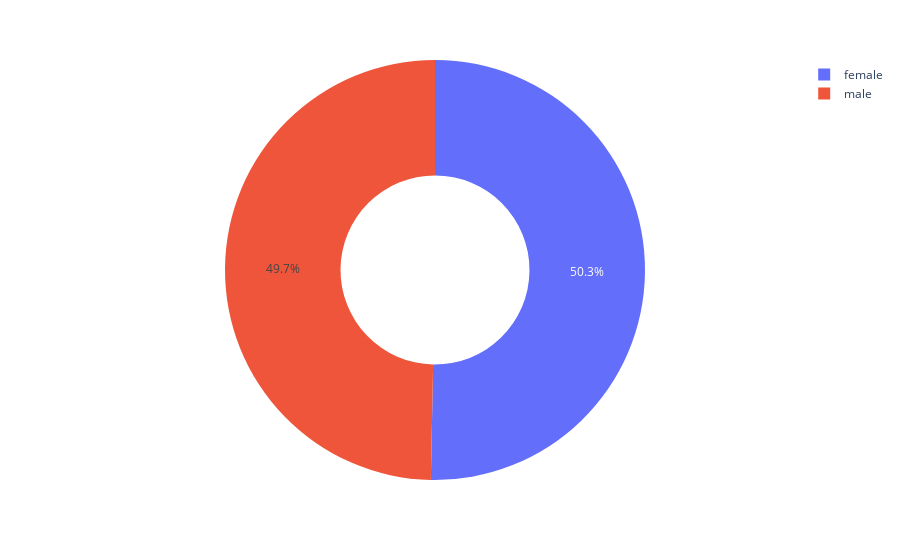

Here is the notebook cell this chart was saved with:
### Code cell
px.pie(data,names = "gender",values = "experiment_1",hole=0.45)

### Figure 1 — Plotly figure (JSON) as saved in the notebook; plotly's stock layout.template omitted (floating-point values rounded to 4 significant figures)
{"data": [{"domain": {"x": [0, 1], "y": [0, 1]}, "hole": 0.45, "hovertemplate": "gender=%{label}<br>experiment_1=%{value}<extra></extra>", "labels": ["male", "female", "male", "female", "male", "female", "male", "female", "male", "female", "male", "female", "male", "female", "male", "female", "male", "female", "male", "female", "male", "female", "male", "female", "male", "female", "male", "female", "male", "female", "male", "female", "male", "female", "male", "female", "male", "female", "male", "female", "male", "female", "male", "female", "male", "female", "male", "female", "male", "female", "male", "female", "male", "female", "male", "female", "male", "female", "male", "female", "male", "female", "male", "female", "male", "female", "male", "female", "male", "female", "male", "female", "male", "female", "male", "female", "male", "female", "male", "female", "male", "female", "male", "female", "male", "female", "male", "female", "male", "female", "male", "female", "male", "female", "male", "female", "male", "female", "male", "female"], "legendgroup": "", "name": "", "showlegend": true, "type": "pie", "values": [96.88, 87.3, 97.69, 103.0, 87.11, 106.7, 102.0, 117.8, 115.4, 107.3, 99.62, 100.9, 103.7, 96.83, 97.41, 111.7, 93.0, 103.0, 122.5, 111.7, 108.6, 86.0, 108.2, 107.0, 106.7, 98.34, 91.77, 114.0, 99.36, 102.1, 104.2, 90.84, 93.1, 120.3, 112.8, 97.39, 105.6, 106.4, 101.6, 79.63, 115.2, 106.5, 94.98, 96.78, 90.54, 97.37, 102.1, 113.3, 99.16, 115.2, 101.2, 102.2, 104.8, 88.87, 107.0, 79.43, 79.91, 102.8, 106.5, 116.6, 105.9, 101.6, 82.45, 103.5, 111.6, 90.53, 125.5, 90.21, 110.8, 103.9, 83.83, 104.9, 95.34, 101.3, 88.39, 100.5, 94.5, 115.3, 88.03, 108.2, 104.0, 93.03, 94.75, 105.4, 89.99, 99.2, 106.5, 106.5, 100.6, 100.3, 100.2, 108.2, 101.3, 99.18, 102.8, 108.2, 91.74, 95.41, 106.4, 94.27]}], "layout": {"legend": {"tracegroupgap": 0}, "margin": {"t": 60}}}
